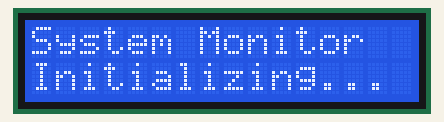
The sketch below on a simulated Arduino Uno, built with avr-gcc and run on an emulated ATmega328P. Parts: 16×2 character LCD.

Above: at 0.1 s.
At 2.2 s:
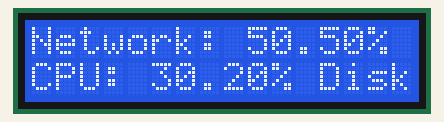

The sketch:

Experiment-3.ino
```cpp
#include <Wire.h>
#include <LiquidCrystal_I2C.h>

LiquidCrystal_I2C lcd(0x27, 16, 2);

void setup() {
    lcd.begin();
    lcd.backlight();
    // Print initial message
    lcd.setCursor(0, 0);
    lcd.print("System Monitor");
    lcd.setCursor(0, 1);
    lcd.print("Initializing...");
    delay(2000);
}

void loop() {
    // Update system stats
    float networkUtilization = getNetworkUtilization();
    float cpuLoad = getCPULoad();
    float diskSpace = getDiskSpace();
    // Display system stats on LCD
    lcd.clear(); // Clear the LCD screen
    lcd.setCursor(0, 0);
    lcd.print("Network: ");
    lcd.print(networkUtilization);
    lcd.print("%");
    lcd.setCursor(0, 1);
    lcd.print("CPU: ");
    lcd.print(cpuLoad);
    lcd.print("% Disk: ");
    lcd.print(diskSpace);
    lcd.print("GB");
    delay(5000); // Delay for 5 seconds before updating again
}

// Function to get network utilization
float getNetworkUtilization() {
// Implement your code to get network utilization
return 50.5; // Placeholder value for demonstration
}

// Function to get CPU load
float getCPULoad() {
// Implement your code to get CPU load
return 30.2; // Placeholder value for demonstration
}
// Function to get disk space
float getDiskSpace() {
// Implement your code to get disk space
return 25.7; // Placeholder value for demonstration
}
```
